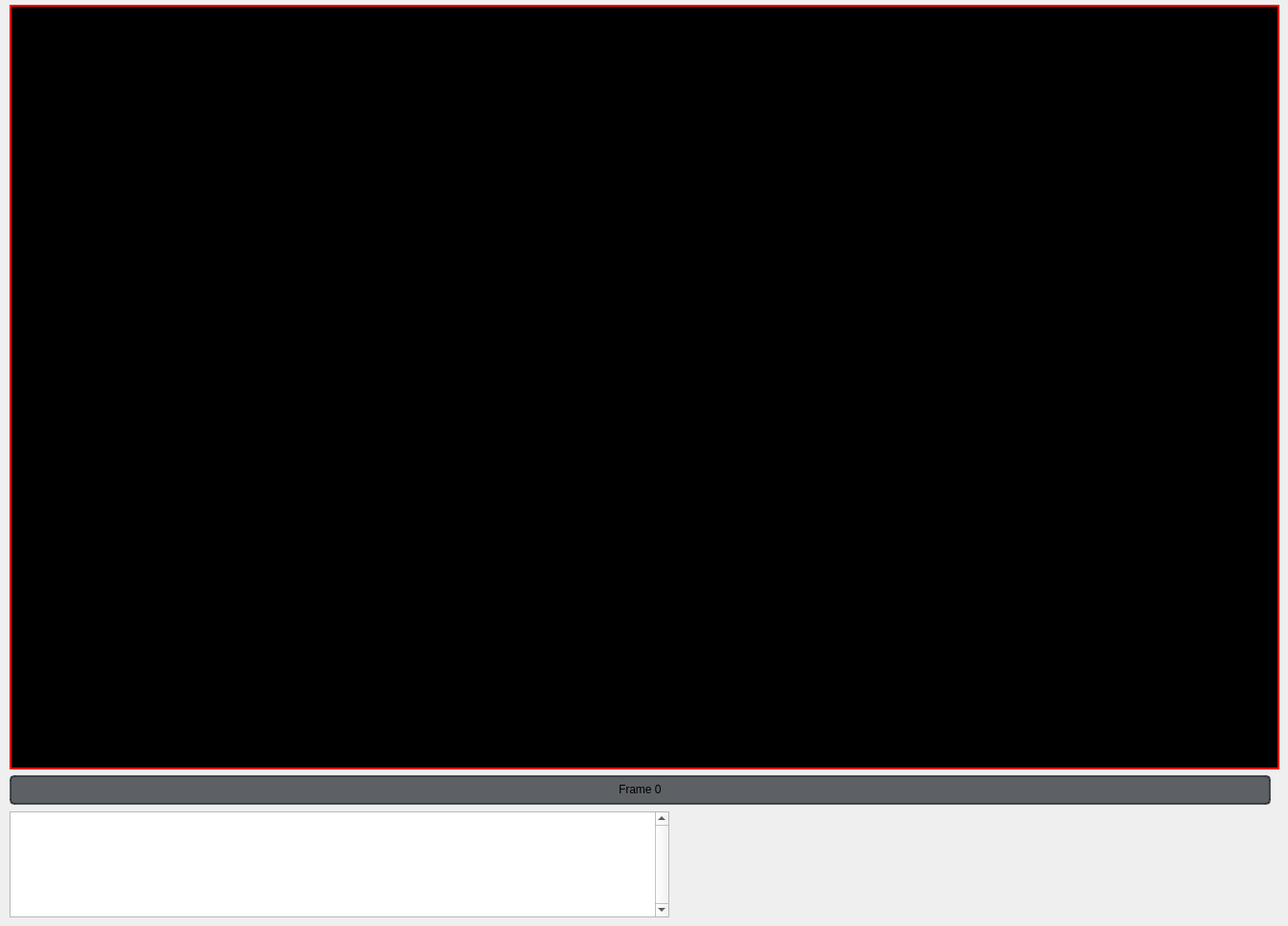
  <widget class="QWidget" name="centralwidget">
   <widget class="QPlainTextEdit" name="plainTextEdit">
    <property name="geometry">
     <rect>
      <x>10</x>
      <y>850</y>
      <width>691</width>
      <height>111</height>
     </rect>
    </property>
    <property name="mouseTracking">
     <bool>true</bool>
    </property>
    <property name="styleSheet">
     <string notr="true">font-size: 18pt; font: Arial;</string>
    </property>
    <property name="verticalScrollBarPolicy">
     <enum>Qt::ScrollBarAlwaysOn</enum>
    </property>
    <property name="sizeAdjustPolicy">
     <enum>QAbstractScrollArea::AdjustToContentsOnFirstShow</enum>
    </property>
    <property name="plainText">
     <string/>
    </property>
    <property name="centerOnScroll">
     <bool>false</bool>
    </property>
   </widget>
   <widget class="QLabel" name="VideoFeedLabel">
    <property name="geometry">
     <rect>
      <x>10</x>
      <y>5</y>
      <width>1330</width>
      <height>801</height>
     </rect>
    </property>
    <property name="mouseTracking">
     <bool>true</bool>
    </property>
    <property name="styleSheet">
     <string notr="true">background-color: rgb(0,0,0); border:2px solid rgb(255, 0, 0); </string>
    </property>
    <property name="text">
     <string/>
    </property>
   </widget>
   <widget class="QProgressBar" name="frameslider">
    <property name="geometry">
     <rect>
      <x>10</x>
      <y>812</y>
      <width>1321</width>
      <height>31</height>
     </rect>
    </property>
    <property name="styleSheet">
     <string notr="true">    QProgressBar {
        border: 2px solid rgba(33, 37, 43, 180);
        border-radius: 5px;
        text-align: center;
        background-color: rgba(33, 37, 43, 180);
        color: black;
    }
    QProgressBar::chunk {
        background-color: #FFD700;
    }</string>
    </property>
    <property name="minimum">
     <number>0</number>
    </property>
    <property name="maximum">
     <number>100</number>
    </property>
    <property name="value">
     <number>0</number>
    </property>
    <property name="format">
     <string>Frame %v</string>
    </property>
   </widget>
  </widget>
